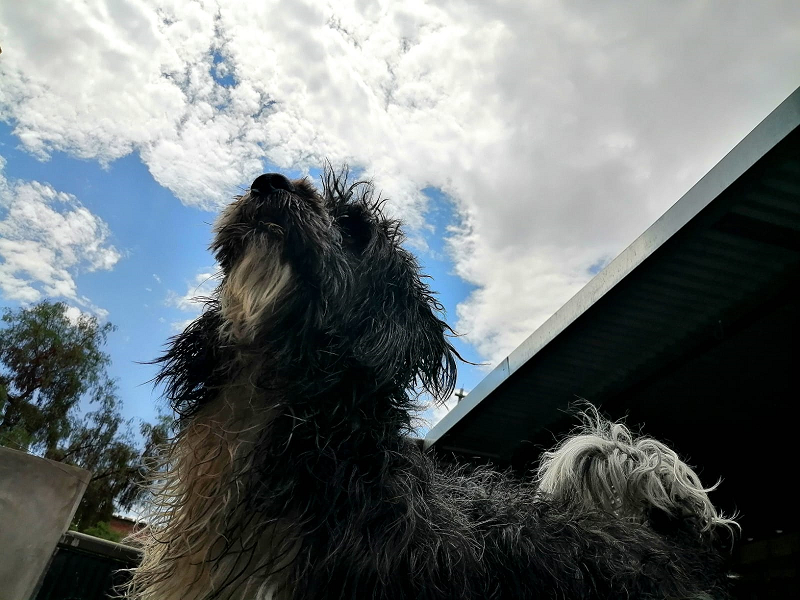
#> input picture dog.png, 800 x 600 px
$ python ejercicio03.py
#> lines starting #> are read from the running program, lines starting #| are printed output that depends on the picture
import cv2

imagen1 = cv2.imread('dog.png')
#> imagen1 is the input picture: shape (600, 800, 3); mean B, G, R 113.5, 112.1, 105.5
imagen2 = cv2.imread('dog_HSV.png')
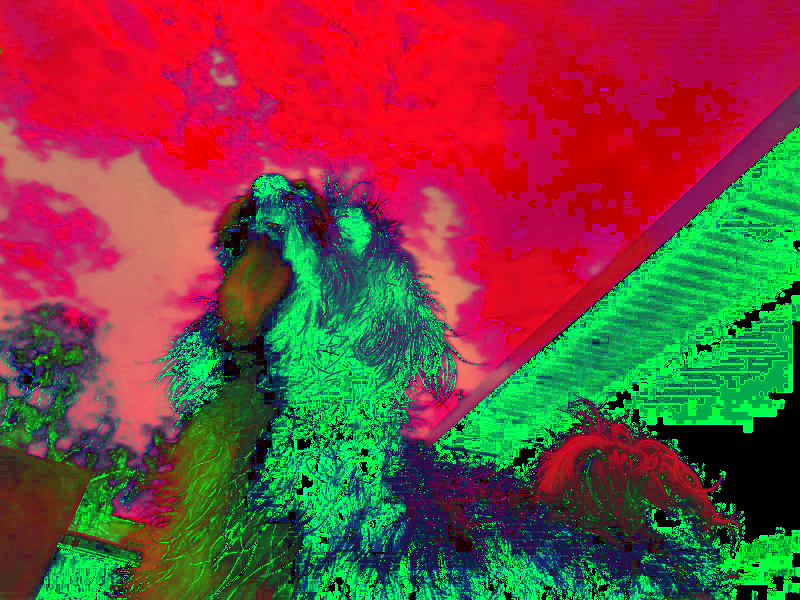
#> input picture dog_HSV.png, 800 x 600 px
#> imagen2 is the input picture: shape (600, 800, 3); mean B, G, R 63.1, 69.4, 116.8
concat_horizontal = cv2.hconcat([imagen1, imagen2])
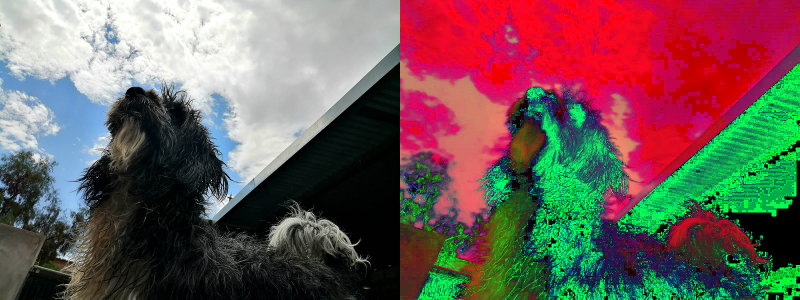
#> concat_horizontal: shape (600, 1600, 3) (shown at 1/2 size); mean B, G, R 88.3, 90.8, 111.1
cv2.imshow('Images together', concat_horizontal)
cv2.waitKey(0)
cv2.destroyAllWindows()
